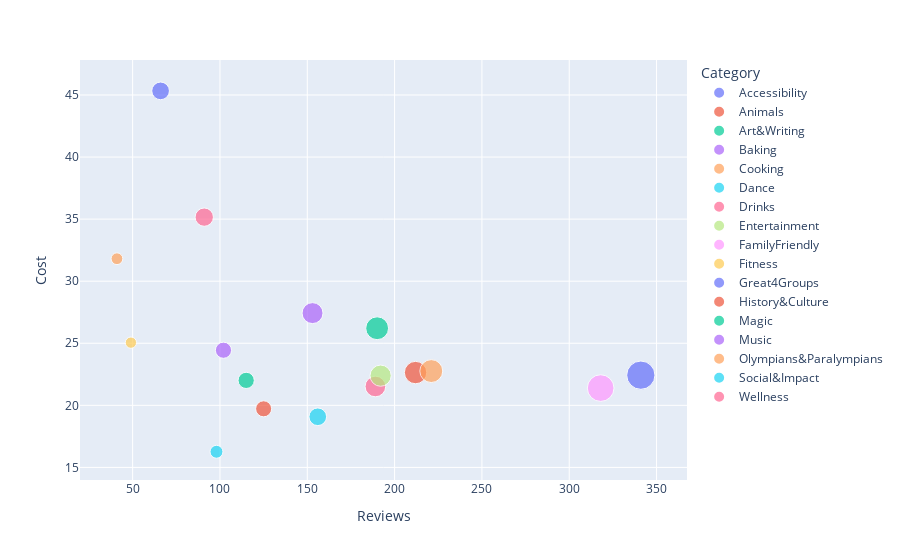

Notebook code for this chart:
### Code cell
x = categories['Reviews']
y = categories['Cost']
colors = categories['Category']
size = categories['Value_By_Review']

fig_3 = px.scatter(categories, x=x, y=y, color=colors,
                 size=size, hover_data=['Value_By_Review'])
fig_3.show()

### Figure 1 — Plotly figure (JSON) as saved in the notebook; plotly's stock layout.template omitted (floating-point values rounded to 4 significant figures)
{"data": [{"customdata": [[2992]], "hovertemplate": "Category=Accessibility<br>Reviews=%{x}<br>Cost=%{y}<br>Value_By_Review=%{customdata[0]}<extra></extra>", "legendgroup": "Accessibility", "marker": {"color": "#636efa", "size": [2992], "sizemode": "area", "sizeref": 19.16, "symbol": "circle"}, "mode": "markers", "name": "Accessibility", "orientation": "v", "showlegend": true, "type": "scatter", "x": [66], "xaxis": "x", "y": [45.33], "yaxis": "y"}, {"customdata": [[4805.0]], "hovertemplate": "Category=Animals<br>Reviews=%{x}<br>Cost=%{y}<br>Value_By_Review=%{customdata[0]}<extra></extra>", "legendgroup": "Animals", "marker": {"color": "#EF553B", "size": [4805.0], "sizemode": "area", "sizeref": 19.16, "symbol": "circle"}, "mode": "markers", "name": "Animals", "orientation": "v", "showlegend": true, "type": "scatter", "x": [212], "xaxis": "x", "y": [22.64], "yaxis": "y"}, {"customdata": [[2531.0]], "hovertemplate": "Category=Art&Writing<br>Reviews=%{x}<br>Cost=%{y}<br>Value_By_Review=%{customdata[0]}<extra></extra>", "legendgroup": "Art&Writing", "marker": {"color": "#00cc96", "size": [2531.0], "sizemode": "area", "sizeref": 19.16, "symbol": "circle"}, "mode": "markers", "name": "Art&Writing", "orientation": "v", "showlegend": true, "type": "scatter", "x": [115], "xaxis": "x", "y": [22.01], "yaxis": "y"}, {"customdata": [[2507.0]], "hovertemplate": "Category=Baking<br>Reviews=%{x}<br>Cost=%{y}<br>Value_By_Review=%{customdata[0]}<extra></extra>", "legendgroup": "Baking", "marker": {"color": "#ab63fa", "size": [2507.0], "sizemode": "area", "sizeref": 19.16, "symbol": "circle"}, "mode": "markers", "name": "Baking", "orientation": "v", "showlegend": true, "type": "scatter", "x": [102], "xaxis": "x", "y": [24.44], "yaxis": "y"}, {"customdata": [[5033.0]], "hovertemplate": "Category=Cooking<br>Reviews=%{x}<br>Cost=%{y}<br>Value_By_Review=%{customdata[0]}<extra></extra>", "legendgroup": "Cooking", "marker": {"color": "#FFA15A", "size": [5033.0], "sizemode": "area", "sizeref": 19.16, "symbol": "circle"}, "mode": "markers", "name": "Cooking", "orientation": "v", "showlegend": true, "type": "scatter", "x": [221], "xaxis": "x", "y": [22.76], "yaxis": "y"}, {"customdata": [[1605.0]], "hovertemplate": "Category=Dance<br>Reviews=%{x}<br>Cost=%{y}<br>Value_By_Review=%{customdata[0]}<extra></extra>", "legendgroup": "Dance", "marker": {"color": "#19d3f3", "size": [1605.0], "sizemode": "area", "sizeref": 19.16, "symbol": "circle"}, "mode": "markers", "name": "Dance", "orientation": "v", "showlegend": true, "type": "scatter", "x": [98], "xaxis": "x", "y": [16.26], "yaxis": "y"}, {"customdata": [[4079.0]], "hovertemplate": "Category=Drinks<br>Reviews=%{x}<br>Cost=%{y}<br>Value_By_Review=%{customdata[0]}<extra></extra>", "legendgroup": "Drinks", "marker": {"color": "#FF6692", "size": [4079.0], "sizemode": "area", "sizeref": 19.16, "symbol": "circle"}, "mode": "markers", "name": "Drinks", "orientation": "v", "showlegend": true, "type": "scatter", "x": [189], "xaxis": "x", "y": [21.52], "yaxis": "y"}, {"customdata": [[4309.0]], "hovertemplate": "Category=Entertainment<br>Reviews=%{x}<br>Cost=%{y}<br>Value_By_Review=%{customdata[0]}<extra></extra>", "legendgroup": "Entertainment", "marker": {"color": "#B6E880", "size": [4309.0], "sizemode": "area", "sizeref": 19.16, "symbol": "circle"}, "mode": "markers", "name": "Entertainment", "orientation": "v", "showlegend": true, "type": "scatter", "x": [192], "xaxis": "x", "y": [22.39], "yaxis": "y"}, {"customdata": [[6823.0]], "hovertemplate": "Category=FamilyFriendly<br>Reviews=%{x}<br>Cost=%{y}<br>Value_By_Review=%{customdata[0]}<extra></extra>", "legendgroup": "FamilyFriendly", "marker": {"color": "#FF97FF", "size": [6823.0], "sizemode": "area", "sizeref": 19.16, "symbol": "circle"}, "mode": "markers", "name": "FamilyFriendly", "orientation": "v", "showlegend": true, "type": "scatter", "x": [318], "xaxis": "x", "y": [21.39], "yaxis": "y"}, {"customdata": [[1230.0]], "hovertemplate": "Category=Fitness<br>Reviews=%{x}<br>Cost=%{y}<br>Value_By_Review=%{customdata[0]}<extra></extra>", "legendgroup": "Fitness", "marker": {"color": "#FECB52", "size": [1230.0], "sizemode": "area", "sizeref": 19.16, "symbol": "circle"}, "mode": "markers", "name": "Fitness", "orientation": "v", "showlegend": true, "type": "scatter", "x": [49], "xaxis": "x", "y": [25.05], "yaxis": "y"}, {"customdata": [[7665.0]], "hovertemplate": "Category=Great4Groups<br>Reviews=%{x}<br>Cost=%{y}<br>Value_By_Review=%{customdata[0]}<extra></extra>", "legendgroup": "Great4Groups", "marker": {"color": "#636efa", "size": [7665.0], "sizemode": "area", "sizeref": 19.16, "symbol": "circle"}, "mode": "markers", "name": "Great4Groups", "orientation": "v", "showlegend": true, "type": "scatter", "x": [341], "xaxis": "x", "y": [22.43], "yaxis": "y"}, {"customdata": [[2465.0]], "hovertemplate": "Category=History&Culture<br>Reviews=%{x}<br>Cost=%{y}<br>Value_By_Review=%{customdata[0]}<extra></extra>", "legendgroup": "History&Culture", "marker": {"color": "#EF553B", "size": [2465.0], "sizemode": "area", "sizeref": 19.16, "symbol": "circle"}, "mode": "markers", "name": "History&Culture", "orientation": "v", "showlegend": true, "type": "scatter", "x": [125], "xaxis": "x", "y": [19.72], "yaxis": "y"}, {"customdata": [[5000.0]], "hovertemplate": "Category=Magic<br>Reviews=%{x}<br>Cost=%{y}<br>Value_By_Review=%{customdata[0]}<extra></extra>", "legendgroup": "Magic", "marker": {"color": "#00cc96", "size": [5000.0], "sizemode": "area", "sizeref": 19.16, "symbol": "circle"}, "mode": "markers", "name": "Magic", "orientation": "v", "showlegend": true, "type": "scatter", "x": [190], "xaxis": "x", "y": [26.21], "yaxis": "y"}, {"customdata": [[4220.0]], "hovertemplate": "Category=Music<br>Reviews=%{x}<br>Cost=%{y}<br>Value_By_Review=%{customdata[0]}<extra></extra>", "legendgroup": "Music", "marker": {"color": "#ab63fa", "size": [4220.0], "sizemode": "area", "sizeref": 19.16, "symbol": "circle"}, "mode": "markers", "name": "Music", "orientation": "v", "showlegend": true, "type": "scatter", "x": [153], "xaxis": "x", "y": [27.43], "yaxis": "y"}, {"customdata": [[1330.0]], "hovertemplate": "Category=Olympians&Paralympians<br>Reviews=%{x}<br>Cost=%{y}<br>Value_By_Review=%{customdata[0]}<extra></extra>", "legendgroup": "Olympians&Paralympians", "marker": {"color": "#FFA15A", "size": [1330.0], "sizemode": "area", "sizeref": 19.16, "symbol": "circle"}, "mode": "markers", "name": "Olympians&Paralympians", "orientation": "v", "showlegend": true, "type": "scatter", "x": [41], "xaxis": "x", "y": [31.81], "yaxis": "y"}, {"customdata": [[2990.0]], "hovertemplate": "Category=Social&Impact<br>Reviews=%{x}<br>Cost=%{y}<br>Value_By_Review=%{customdata[0]}<extra></extra>", "legendgroup": "Social&Impact", "marker": {"color": "#19d3f3", "size": [2990.0], "sizemode": "area", "sizeref": 19.16, "symbol": "circle"}, "mode": "markers", "name": "Social&Impact", "orientation": "v", "showlegend": true, "type": "scatter", "x": [156], "xaxis": "x", "y": [19.08], "yaxis": "y"}, {"customdata": [[3218.0]], "hovertemplate": "Category=Wellness<br>Reviews=%{x}<br>Cost=%{y}<br>Value_By_Review=%{customdata[0]}<extra></extra>", "legendgroup": "Wellness", "marker": {"color": "#FF6692", "size": [3218.0], "sizemode": "area", "sizeref": 19.16, "symbol": "circle"}, "mode": "markers", "name": "Wellness", "orientation": "v", "showlegend": true, "type": "scatter", "x": [91], "xaxis": "x", "y": [35.16], "yaxis": "y"}], "layout": {"legend": {"itemsizing": "constant", "title": {"text": "Category"}, "tracegroupgap": 0}, "margin": {"t": 60}, "xaxis": {"anchor": "y", "domain": [0, 1], "title": {"text": "Reviews"}}, "yaxis": {"anchor": "x", "domain": [0, 1], "title": {"text": "Cost"}}}}
